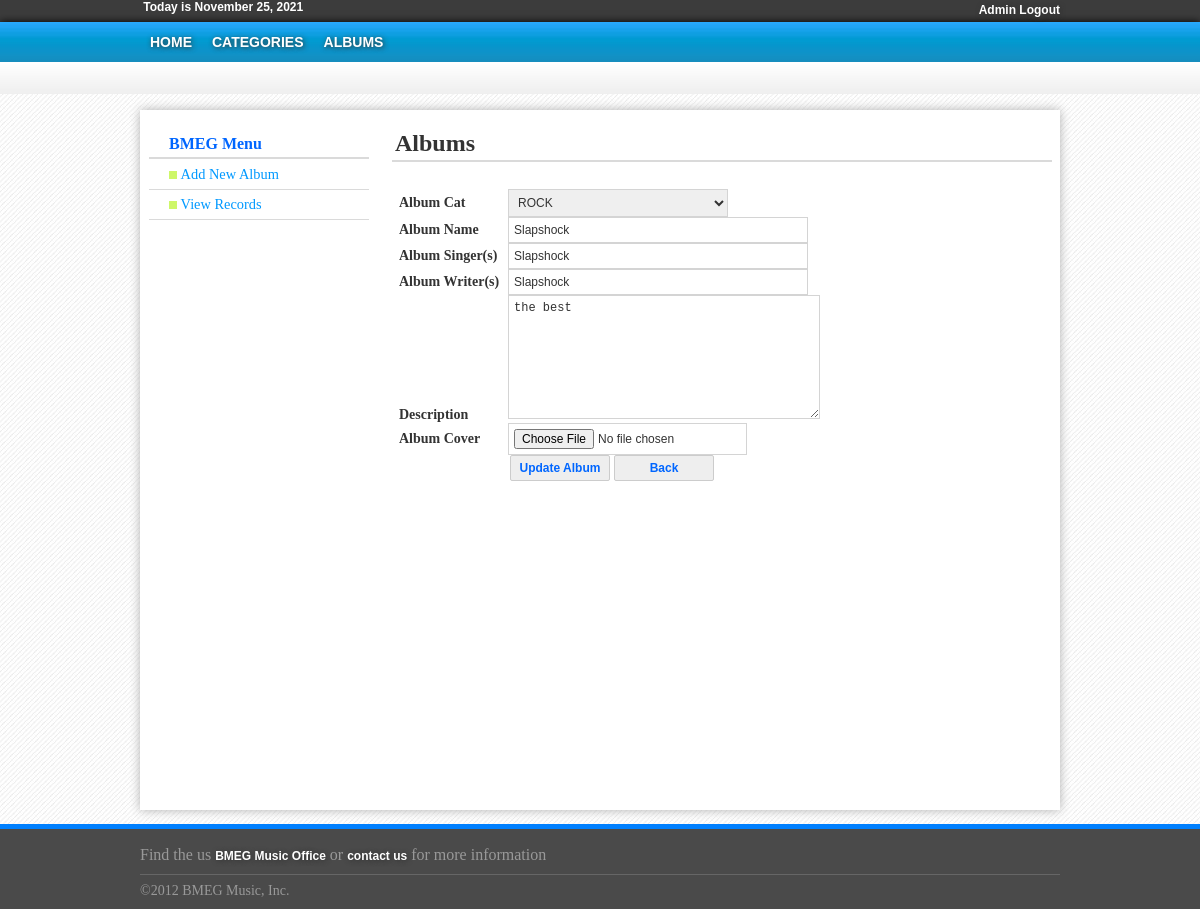
The page /Administrator/PHP/AdminEditAlbum.php?id=95 (signed in) on the database its author committed.
### tables this page shows
CREATE TABLE IF NOT EXISTS `tblalbum` (
`id` int(100) NOT NULL,
  `albumcat` int(100) DEFAULT NULL,
  `albumname` varchar(60) DEFAULT NULL,
  `albumsinger` varchar(100) DEFAULT NULL,
  `albumwriter` varchar(100) DEFAULT NULL,
  `albumdesc` varchar(250) DEFAULT NULL,
  `albumimage` varchar(30) DEFAULT NULL
);

### Administrator/PHP/AdminEditAlbum.php (the view, shortened to what this page needs)
<?php
if(isset($_SESSION['user_id'])==0){
header("location:../../loginpage.php");
}else{
?>
<!DOCTYPE html PUBLIC "-//W3C//DTD XHTML 1.0 Transitional//EN" "http://www.w3.org/TR/xhtml1/DTD/xhtml1-transitional.dtd">
<html xmlns="http://www.w3.org/1999/xhtml">
<head>
<link rel="stylesheet" type="text/css" href="../css/AdminStyle.css" />
</head>
<body>
<div class="header_wrapper">
	<div class="login">
          <?php
				$today = date("F j, Y");
				echo '&nbsp;Today is '.$today;
				?>
            <ul>
                <li><a href="logout.php">Admin Logout</a></li>
            </ul>
   	</div>
</div>
<div class="header_menu">
	<div class="menu">
    	<ul>
        	<li><a href="AdminHome.php">HOME</a></li>
            <li><a href="AdminCategory.php">CATEGORIES</a></li>
            <li><a href="AdminAlbum.php">ALBUMS</a></li>
    	</ul>
    </div>
</div>
<div class="header_under"></div>
<div class="container_wrapper">
    <div class="sidebar_menu">
    	<h4 class="header">BMEG Menu</h4>
    	<ul>
        	<li><a href="AdminAlbum.php"><img src="../Templates/list-style.png" height="8"  width="8"/>&nbsp;Add New Album</a></li>
            <li><a href="AdminViewAlbums.php"><img src="../Templates/list-style.png" height="8"  width="8"/>&nbsp;View Records</a></li>
        </ul>
    </div>
    <div class="home_content">
    	<h2 class="header">Albums</h2>
        	<div class="form">
            	<form name="category" method="post" id="form" enctype="multipart/form-data" action="AdminUpdateAlbum.php" target="uploadframe">
                	<div>
                    	<label for="Album">Album Cat</label>
                        <select name="txtcat" id="txtcat" style="width:220px;">
                        <?php
							$id = $_REQUEST['id'];
							$getAlbum = mysql_query("SELECT tblalbum.id,tblalbum.albumcat,tblcategory.id,tblcategory.catname FROm tblalbum,tblcategory WHERE tblcategory.id = tblalbum.albumcat and tblalbum.id='$id'");
							while($rowAlbum = mysql_fetch_array($getAlbum)){
						?>
                        	<option value="<?php echo $rowAlbum['albumcat'] ?>"><strong><?php echo $rowAlbum['catname']?></strong></option>
                        <?php
							}
						?>
                        </select>
                    </div>
                    <?php
						$getAlbum = mysql_query("SELECT * FROM tblalbum WHERE id = '".$id."'");
						while($rowAlbum = mysql_fetch_array($getAlbum)){
					?>
                	<div>
                    	<label for="Album">Album Name</label>
                        <input type="text" name="txtalbum" id="txtalbum" placeholder="Album" value="<?php echo $rowAlbum['albumname']?>" size="39"/>
                    </div>
                    <div>
                    	<label for="Singer">Album Singer(s)</label>
                        <input type="text" name="txtsinger" id="txtsinger" placeholder="Singer"  value="<?php echo $rowAlbum['albumsinger']?>"size="39"/>
                    </div>
                     <div>
                    	<label for="Writer">Album Writer(s)</label>
                        <input type="text" name="txtwriter" id="txtwriter" placeholder="Writer" value="<?php echo $rowAlbum['albumwriter']?>" size="39"/>
                    </div>
                    <div>
                    	<label for="Description">Description</label>
                        <textarea rows="8" cols="50" placeholder="Album Description" name="txtdesc" id="txtdesc"><?php echo $rowAlbum['albumdesc']?></textarea>
                    </div>
                    <div>
                    	<label for="Image">Album Cover</label>
                        <input type="file" name="txtimage" id="txtimage"/>
                    </div>
                    <div>
                    	<input type="submit" value="Update Album" id="button1"/>
                        <input type="button" id="button2" onclick="window.location.href='AdminViewAlbums.php'" value="Back" />
                    </div>
                    <?php
						}
					?>
                       </form>
            </div>
    </div>
</div>
<div class="footer_wrapper">
    <div class="footer_menu">
    	<ul>
        	<li>Find the us <a href="Frontend/Contacts.php">BMEG Music Office</a> or <a href="Frontend/Contacts.php">contact us</a>  for more information</li>
        </ul>
        <br /> <br /> <br />
        <span style="color:#999; font-size:14px; margin-top:10px;">&copy;2012 BMEG Music, Inc.</span>
    </div>
</div>
</body>
</html><?php } ?>

### Administrator/css/AdminStyle.css (style rules this page uses)
html,body { padding:0px; margin:0px; background:url(../Templates/body_back1.jpg) #fff top repeat-x; }
.header_menu { height:40px; width:100%; background:url(../Templates/menu_back.jpg) repeat-x; -moz-box-shadow:0px 0px 8px #000; -webkit-box-shadow:0px 0px 8px #000; -box-shadow:0px 0px 8px #000; border:1px medium #000; }
.menu { width:920px; margin-left:auto; margin-right:auto; }
.menu ul { padding:0px; margin:0px; }
.menu ul li { position:relative; float:left; list-style:none; line-height:40px; }
.menu ul li a { text-decoration:none; display:block; padding:10px; line-height:20px; font-family:Arial, Helvetica, sans-serif; font-size:14px; font-weight:900; text-shadow:1px 1px 5px #333; color:#FFF; }
.header_under { background:url(../Templates/headerunder.png) repeat-x; width:100%; height:32px; }
.header_wrapper { width:100%; height:22px; padding:0px; margin:0px; background:#3C3C3C; }
.login { font-family:Arial, Helvetica, sans-serif; color:#FFF; font-size:12px; padding-top: font-size:12px; width:920px; font-weight:900; margin-left:auto; margin-right:auto; }
.login ul { float:right; padding:0px; margin:0px; }
.login ul li { position:relative; list-style:none; }
.login ul li a { text-decoration:none; line-height:20px; font-family:Arial, Helvetica, sans-serif; font-size:12px; font-weight:900; text-shadow:1px 1px 5px #333; color:#FFF; }
.container_wrapper { width:920px; height:700px; padding:0px; margin-top:16px; margin-left:auto; margin-right:auto; -moz-box-shadow:0px 0px 10px #B0B0B0; -webkit-box-shadow:0px 0px 10px #B0B0B0; border:1px medium #B0B0B0; background:#FFF; }
.home_content { width:660px; height:500px; float:right; margin-right:8px; padding:0px; }
.home_content .header { font-weight:bold; color:#333; border-bottom:2px solid #dadada; padding-bottom:3px; padding-left:3px; }
.sidebar_menu { width:220px; height:500px; margin-left:9px; float:left; }
.sidebar_menu .header { font-weight:bold; color:#06F; margin-bottom:1px; border-bottom:2px solid #dadada; padding:4px 0px 4px 20px; }
.sidebar_menu ul { padding:0px; margin:0px; list-style-type:none; margin-bottom:10px; }
.sidebar_menu ul li { padding-bottom:0px; }
.sidebar_menu ul li a { font:"Trebuchet MS", Arial, Helvetica, sans-serif; font-size:90%; color:#09F; display:block; border-bottom:1px solid #dadada; padding-left:20px; text-decoration:none; padding-top:6px; padding-bottom:6px; }
.form { width:640px; height:500px; padding:7px 7px; }
label { width:105px; font:"Times New Roman", Times, serif; font-size:14px; font-weight:bold; color:#333; margin-top:5px; display:inline-block; }
#button1 { width:100px; font-weight:bold; border:1px solid #CCC; background:#EEE; margin-left:111px; color:#06F; -moz-border-radius:2px; -webkit-border-radius:2px; border-radius:2px; cursor:pointer; }
#button2 { width:100px; font-weight:bold; border:1px solid #CCC; background:#EEE; color:#06F; -moz-border-radius:2px; -webkit-border-radius:2px; border-radius:2px; cursor:pointer; }
textarea { display:inline-block; border:1px solid #D4D4D4; font:"MS Serif", "New York", serif; padding:5px 5px; font-size:12px; color:#333; max-width:300px; max-height:300px; }
input,select { padding:5px 5px; border:1px solid #D4D4D4; font-family:"Trebuchet MS", Arial, Helvetica, sans-serif; font-size:12px; color:#333; display:inline-block; }
.footer_wrapper { width:100%; height:80px; margin-top:14px; background:#4A4A4A; border-top:5px solid #0080FF; }
.footer_menu { width:920px; margin-left:auto; margin-right:auto; }
.footer_menu ul { padding:0px; margin:0px; list-style:none; float:left; border-bottom:1px solid #666; width:100%; padding-bottom:8px; padding-top:6px; }
.footer_menu ul li { line-height:20px; padding-top:10px; color:#999; font-weight:500px; }
.footer_menu ul li a { text-decoration:none;line-height:20px;font-family:Arial, Helvetica, sans-serif;font-size:12px;;text-shadow:1px 1px 5px #333;color:#FFF; font-weight:560 }

### rows shown on the page
tblalbum: txtalbum "Slapshock", txtsinger "Slapshock", txtwriter "Slapshock", txtdesc "the best"
